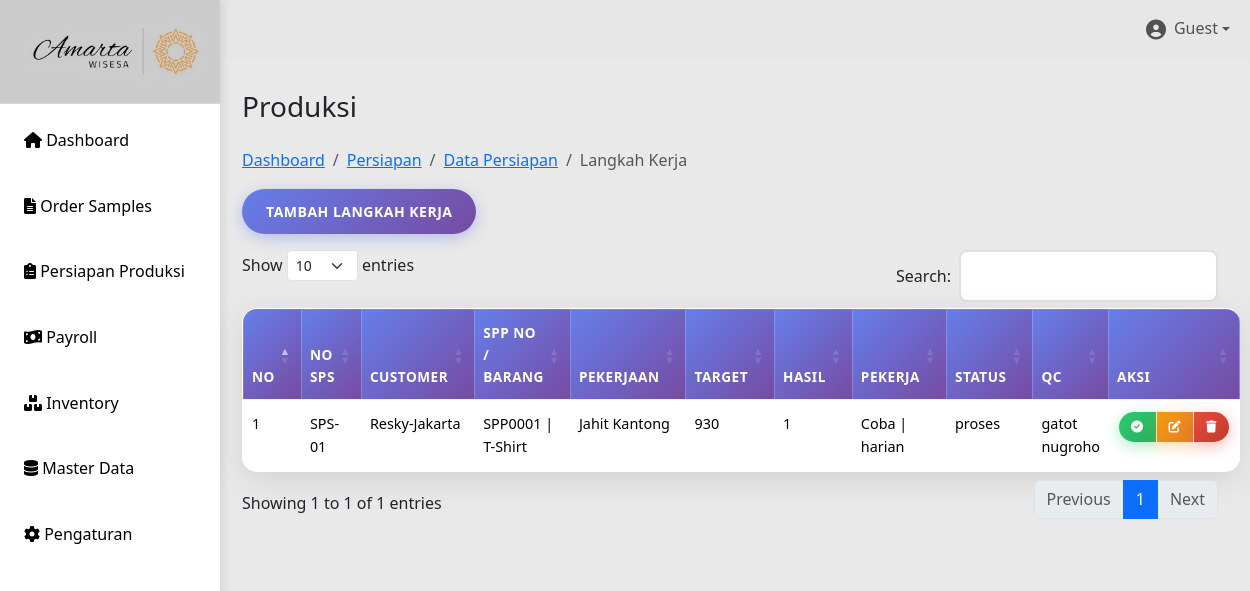
The page /produksi.php?id_sps=23 on the database its author committed.
### tables this page shows
CREATE TABLE `produksi` (
  `id` int(10) UNSIGNED NOT NULL,
  `id_sps` int(10) UNSIGNED NOT NULL,
  `kerjaan` varchar(255) NOT NULL,
  `target` int(11) DEFAULT 0,
  `hasil` int(11) DEFAULT 0,
  `pekerja` varchar(100) DEFAULT NULL,
  `status` enum('proses','pending','selesai') DEFAULT 'pending',
  `qc` varchar(100) DEFAULT NULL,
  `timestamp` timestamp NOT NULL DEFAULT current_timestamp()
);

CREATE TABLE `sps` (
  `id` int(10) UNSIGNED NOT NULL,
  `tanggal` date DEFAULT NULL,
  `sps_no` varchar(20) DEFAULT NULL,
  `customer` varchar(100) DEFAULT NULL,
  `item` varchar(100) DEFAULT NULL,
  `artikel` varchar(100) DEFAULT NULL,
  `qty` int(11) DEFAULT NULL,
  `size` varchar(20) DEFAULT NULL,
  `sample_product` varchar(255) DEFAULT NULL,
  `design` varchar(255) DEFAULT NULL,
  `st_chart` varchar(255) DEFAULT NULL,
  `material_sm` varchar(255) DEFAULT NULL,
  `pola_sample` varchar(255) DEFAULT NULL,
  `buat_sample` varchar(255) DEFAULT NULL,
  `kirim` date DEFAULT NULL,
  `approval` varchar(100) DEFAULT NULL,
  `sp_srx` varchar(100) DEFAULT NULL
);

CREATE TABLE `persiapan` (
  `id` int(11) UNSIGNED NOT NULL,
  `id_sps` int(10) UNSIGNED NOT NULL,
  `spp_no` varchar(50) NOT NULL DEFAULT '',
  `kode_barang` varchar(50) DEFAULT NULL,
  `nama_barang` varchar(100) DEFAULT NULL,
  `jumlah` int(11) DEFAULT NULL,
  `satuan` varchar(20) DEFAULT NULL,
  `harga` decimal(65,2) DEFAULT NULL,
  `total` decimal(10,2) DEFAULT NULL,
  `tanggal_persiapan` date NOT NULL,
  `pola` varchar(255) DEFAULT NULL,
  `marker` varchar(255) DEFAULT NULL,
  `upload_spk` varchar(255) DEFAULT NULL,
  `status` enum('pending','proses','selesai','batal') DEFAULT 'pending',
  `sp_srx` varchar(255) DEFAULT NULL,
  `created_at` datetime DEFAULT current_timestamp(),
  `updated_at` datetime DEFAULT current_timestamp() ON UPDATE current_timestamp()
);

### produksi.php (the view, shortened to what this page needs)
<?php
include 'includes/header.php';
include 'config/db.php';
$id_sps_row = isset($_GET['id_sps']) ? intval($_GET['id_sps']) : 0;
$sql = "SELECT p.id, p.id_sps, p.kerjaan, p.target, p.hasil, p.pekerja, p.status, p.qc,
               s.sps_no, s.customer, ps.spp_no, ps.nama_barang
        FROM produksi p
        LEFT JOIN sps s ON p.id_sps = s.id
        LEFT JOIN persiapan ps ON ps.id_sps = p.id_sps
        WHERE s.id = $id_sps_row";
$produksi = $conn->query($sql);
if ($produksi) {
    $produksi->data_seek(0);
}
$persiapan_id = null;
if ($id_sps_row > 0) {
    $sql = "SELECT id FROM persiapan WHERE id_sps = $id_sps_row LIMIT 1";
    $result_pr = $conn->query($sql);
    if ($row = $result_pr->fetch_assoc()) {
        $persiapan_id = $row['id'];
    }
}
?>
<div class="main-content">
    <div>
        <h1 class="h3 mb-4">Produksi</h1>
        <nav aria-label="breadcrumb">
            <ol class="breadcrumb">
                <li class="breadcrumb-item"><a href="index.php">Dashboard</a></li>
                <li class="breadcrumb-item"><a href="persiapan.php">Persiapan</a></li>
                <?php if ($persiapan_id): ?>
                    <li class="breadcrumb-item"><a href="detail-persiapan.php?id=<?= $persiapan_id ?>">Data Persiapan</a></li>
                <?php endif; ?>
                <li class="breadcrumb-item active">Langkah Kerja</li>
            </ol>
        </nav>
    </div>
    <button class="btn btn-primary mb-3" data-bs-toggle="modal" data-bs-target="#produksiModal" onclick="addProduksi()">Tambah Langkah Kerja</button>
    <table id="produksiTable" class="table table-bordered">
        <thead>
            <tr>
                <th>No</th>
                <th>No SPS</th>
                <th>Customer</th>
                <th>SPP No / Barang</th>
                <th>Pekerjaan</th>
                <th>Target</th>
                <th>Hasil</th>
                <th>Pekerja</th>
                <th>Status</th>
                <th>QC</th>
                <th>Aksi</th>
            </tr>
        </thead>
        <tbody>
            <?php $no=1; while($row = $produksi->fetch_assoc()): ?>
            <tr>
                <td><?= $no++ ?></td>
                <td><?= $row['sps_no'] ?></td>
                <td><?= $row['customer'] ?></td>
                <td><?= $row['spp_no'].' | '.$row['nama_barang'] ?></td>
                <td><?= $row['kerjaan'] ?></td>
                <td><?= $row['target'] ?></td>
                <td><?= $row['hasil'] ?></td>
                <td><?= $row['pekerja'] ?></td>
                <td><?= $row['status'] ?></td>
                <td><?= $row['qc'] ?></td>
                <td>
                    <div class="btn-group btn-group-sm" role="group">
                    <?php if($row['status'] != 'selesai'): ?>
                        <a href="?approve=<?= $row['id'] ?>" class="btn btn-success btn-sm"
                            onclick="return confirm('Apakah anda yakin ingin menyelesaikan proses ini?')"
                            title="Approve - Tandai Selesai">
                            <i class="fas fa-check-circle"></i>
                        </a>
                    <?php endif; ?>
                    <button class="btn btn-warning btn-sm"
                        onclick="editProduksi(<?= htmlspecialchars(json_encode($row)) ?>)"><i class="fas fa-edit"></i></button>
                    <a href="?delete=<?= $row['id'] ?>" class="btn btn-danger btn-sm"
                        onclick="return confirm('Hapus data ini?')"><i class="fas fa-trash"></i></a>
                    </div>
                </td>
            </tr>
            <?php endwhile; ?>
        </tbody>
    </table>
</div>

### css/style.css (style rules this page uses)
* { margin: 0; padding: 0; box-sizing: border-box; }
body { font-family: 'Segoe UI', Tahoma, Geneva, Verdana, sans-serif; background: #e7e7e7ff; min-height: 100vh; line-height: 1.6; }
.main-content { margin-left: 210px; padding: 2rem; background: rgba(255,255,255,0.1); backdrop-filter: blur(10px); min-height: 100vh; }
.table { width: 100%; border-collapse: separate; border-spacing: 0; background: white; border-radius: 15px; overflow: hidden; box-shadow: 0 8px 32px rgba(0,0,0,0.1); border: 1px solid rgba(255,255,255,0.2); }
.table th, .table td { padding: 12px 8px; text-align: left; border-bottom: 1px solid #f0f0f0; font-size: 0.9rem; }
.table th { background: linear-gradient(135deg, #667eea, #764ba2); color: white; font-weight: 600; text-transform: uppercase; letter-spacing: 0.5px; font-size: 0.85rem; }
.table tr { transition: all 0.3s ease; }
.table tr:last-child td { border-bottom: none; }
.table .btn { padding: 6px 12px; font-size: 12px; border-radius: 20px; margin: 0 2px; }
.table .btn i { font-size: 12px; }
.btn { padding: 12px 24px; border: none; border-radius: 25px; cursor: pointer; text-decoration: none; display: inline-block; font-size: 14px; font-weight: 600; text-transform: uppercase; letter-spacing: 0.5px; transition: all 0.3s ease; position: relative; overflow: hidden; }
.btn::before { content: ''; position: absolute; top: 50%; left: 50%; width: 0; height: 0; background: rgba(255,255,255,0.2); border-radius: 50%; transform: translate(-50%, -50%); transition: width 0.6s, height 0.6s; }
.btn-primary { background: linear-gradient(135deg, #667eea, #764ba2); color: white; box-shadow: 0 4px 15px rgba(102,126,234,0.4); }
.btn-success { background: linear-gradient(135deg, #2ecc71, #27ae60); color: white; box-shadow: 0 4px 15px rgba(46,204,113,0.4); }
.btn-danger { background: linear-gradient(135deg, #e74c3c, #c0392b); color: white; box-shadow: 0 4px 15px rgba(231,76,60,0.4); }
.btn-warning { background: linear-gradient(135deg, #f39c12, #e67e22); color: white; box-shadow: 0 4px 15px rgba(243,156,18,0.4); }
.mb-3 { margin-bottom: 1.5rem; }

### rows shown on the page
produksi: id_sps.sps_no "SPS-01", id_sps.customer "Resky-Jakarta", persiapan.spp_no "SPP0001", persiapan.nama_barang "T-Shirt", kerjaan "Jahit Kantong", target "930", hasil "1", pekerja "Coba | harian", status "proses", qc "gatot nugroho"

### other values the page prints
$_SESSION['username'] "Guest"
